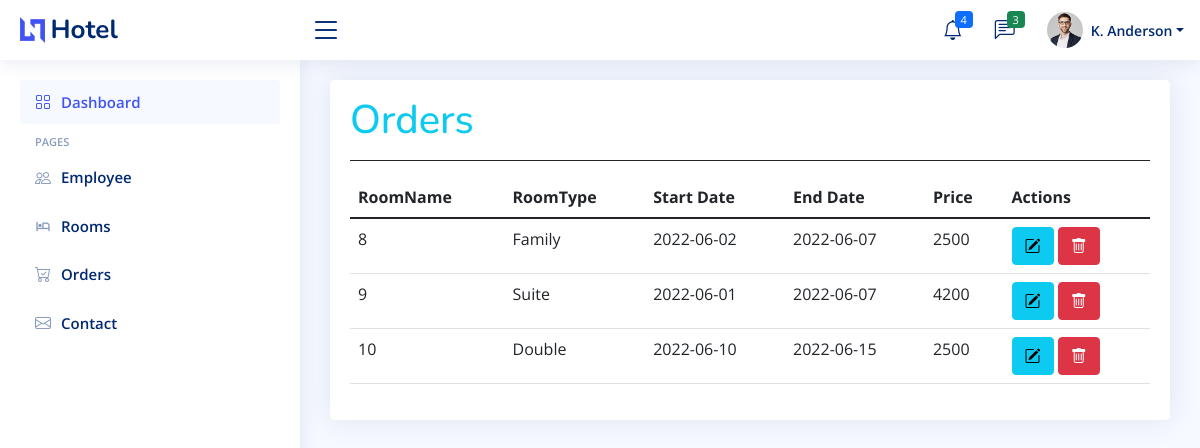
/adminpanle/orders-list/order-list.php, run on the app's committed database.
### tables this page shows
CREATE TABLE `orders` (
  `id` int(11) NOT NULL,
  `custmerId` int(11) NOT NULL,
  `categoryId` int(11) NOT NULL,
  `room_id` int(11) NOT NULL,
  `check_in` date NOT NULL,
  `check_out` date NOT NULL,
  `days` int(11) NOT NULL,
  `price` int(11) NOT NULL,
  `createAt` timestamp NOT NULL DEFAULT '0000-00-00 00:00:00'
);

CREATE TABLE `category` (
  `id` int(11) NOT NULL,
  `name` varchar(55) NOT NULL,
  `createAt` timestamp NOT NULL DEFAULT CURRENT_TIMESTAMP ON UPDATE CURRENT_TIMESTAMP
);

### adminpanle/orders-list/order-list.php (the view, shortened to what this page needs)
<?php
require __DIR__ . '\..\init.php';
$select_order = "SELECT category.name as categoryName, orders.id as orderID ,orders.check_in as StartDay ,orders.check_out as EndDay,orders.price as orderPrice  from `orders` JOIN category on orders.categoryId=category.id ";
$order_Selection = mysqli_query($conn, $select_order);
?>
<main id="main" class="main">
    <section class="section">
        <div class="row">
            <div class="col-lg-12">
                <div class="card">
                    <div class="card-body">
                        <div class="d-flex mt-3 mb-3 border-bottom border-dark">
                            <h1 class="flex-grow-1  text-info mb-3">Orders</h1>
                        </div>
                        <table class="table rowtable ">
                            <thead>
                                <tr>
                                    <th scope="col">RoomName</th>
                                    <th scope="col">RoomType</th>
                                    <th scope="col">Start Date</th>
                                    <th scope="col">End Date</th>
                                    <th scope="col">Price</th>
                                    <th scope="col">Actions</th>
                                </tr>
                            </thead>
                            <tbody>
                                <?php foreach ($order_Selection as $data) { ?>
                                    <tr>
                                        <td><?php echo $data['orderID'] ?></td>
                                        <td><?php echo $data['categoryName'] ?></td>
                                        <td><?php echo $data['StartDay'] ?></td>
                                        <td><?php echo $data['EndDay'] ?></td>
                                        <td><?php echo $data['orderPrice']  ?></td>
                                        <td>
                                            <a class="btn btn-info" href=""><i class="bi bi-pencil-square"></i></a>
                                            <a class="btn btn-danger" href="/hotel/adminpanle/orders-list/order-list.php?delete=<?php echo $data['orderID'] ?>" onclick="return confirm('Are You Sure ? ')"><i class="bi bi-trash"></i></a>
                                        </td>
                                    </tr>
                                <?php } ?>
                            </tbody>
                        </table>
                    </div>
                </div>
            </div>
        </div>
    </section>
</main>
<?php
include '../includes/scripts.php';
?>

### adminpanle/assets/css/style.css (style rules this page uses)
:root { scroll-behavior: smooth; }
body { font-family: "Open Sans", sans-serif; background: #f6f9ff; color: #444444; }
a { color: #4154f1; text-decoration: none; }
h1, h2, h3, h4, h5, h6 { font-family: "Nunito", sans-serif; }
#main { margin-top: 60px; padding: 20px 30px; transition: all 0.3s; }
.card { margin-bottom: 30px; border: none; border-radius: 5px; box-shadow: 0px 0 30px rgba(1, 41, 112, 0.1); }
.card-body { padding: 0 20px 20px 20px; }
@media (min-width: 1200px) { #main, #footer { margin-left: 300px; } }

### data on the page
orders: id "8", categoryId.name "Family", check_in "2022-06-02", check_out "2022-06-07", price "2500"
orders: id "9", categoryId.name "Suite", check_in "2022-06-01", check_out "2022-06-07", price "4200"
orders: id "10", categoryId.name "Double", check_in "2022-06-10", check_out "2022-06-15", price "2500"
